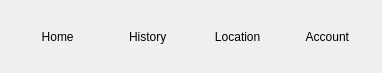
  <widget class="QWidget" name="horizontalLayoutWidget">
   <property name="geometry">
    <rect>
     <x>0</x>
     <y>580</y>
     <width>362</width>
     <height>61</height>
    </rect>
   </property>
   <layout class="QHBoxLayout" name="horizontalLayout">
    <property name="spacing">
     <number>0</number>
    </property>
    <item>
     <widget class="QPushButton" name="homePushButton">
      <property name="minimumSize">
       <size>
        <width>90</width>
        <height>51</height>
       </size>
      </property>
      <property name="cursor">
       <cursorShape>PointingHandCursor</cursorShape>
      </property>
      <property name="whatsThis">
       <string>&lt;html&gt;&lt;head/&gt;&lt;body&gt;&lt;p align=&quot;center&quot;&gt;&lt;br/&gt;&lt;/p&gt;&lt;/body&gt;&lt;/html&gt;</string>
      </property>
      <property name="layoutDirection">
       <enum>Qt::LeftToRight</enum>
      </property>
      <property name="styleSheet">
       <string notr="true">QPushButton{
	border: None;
}</string>
      </property>
      <property name="text">
       <string> Home</string>
      </property>
      <property name="icon">
       <iconset>
        <normaloff>images/home.png</normaloff>images/home.png</iconset>
      </property>
     </widget>
    </item>
    <item>
     <widget class="QPushButton" name="historyPushButton">
      <property name="minimumSize">
       <size>
        <width>90</width>
        <height>51</height>
       </size>
      </property>
      <property name="cursor">
       <cursorShape>PointingHandCursor</cursorShape>
      </property>
      <property name="styleSheet">
       <string notr="true">QPushButton{
	border: None;
}</string>
      </property>
      <property name="text">
       <string> History</string>
      </property>
      <property name="icon">
       <iconset>
        <normaloff>images/history.png</normaloff>images/history.png</iconset>
      </property>
     </widget>
    </item>
    <item>
     <widget class="QPushButton" name="locationPushButton">
      <property name="minimumSize">
       <size>
        <width>90</width>
        <height>51</height>
       </size>
      </property>
      <property name="cursor">
       <cursorShape>PointingHandCursor</cursorShape>
      </property>
      <property name="styleSheet">
       <string notr="true">QPushButton{
	border: None;
}</string>
      </property>
      <property name="text">
       <string> Location</string>
      </property>
      <property name="icon">
       <iconset>
        <normaloff>images/location.png</normaloff>images/location.png</iconset>
      </property>
      <property name="iconSize">
       <size>
        <width>18</width>
        <height>18</height>
       </size>
      </property>
     </widget>
    </item>
    <item>
     <widget class="QPushButton" name="accountPushButton">
      <property name="minimumSize">
       <size>
        <width>90</width>
        <height>51</height>
       </size>
      </property>
      <property name="cursor">
       <cursorShape>PointingHandCursor</cursorShape>
      </property>
      <property name="styleSheet">
       <string notr="true">QPushButton{
	border: None;
}</string>
      </property>
      <property name="text">
       <string> Account</string>
      </property>
      <property name="icon">
       <iconset>
        <normaloff>images/account.png</normaloff>images/account.png</iconset>
      </property>
      <property name="iconSize">
       <size>
        <width>17</width>
        <height>17</height>
       </size>
      </property>
     </widget>
    </item>
   </layout>
  </widget>
